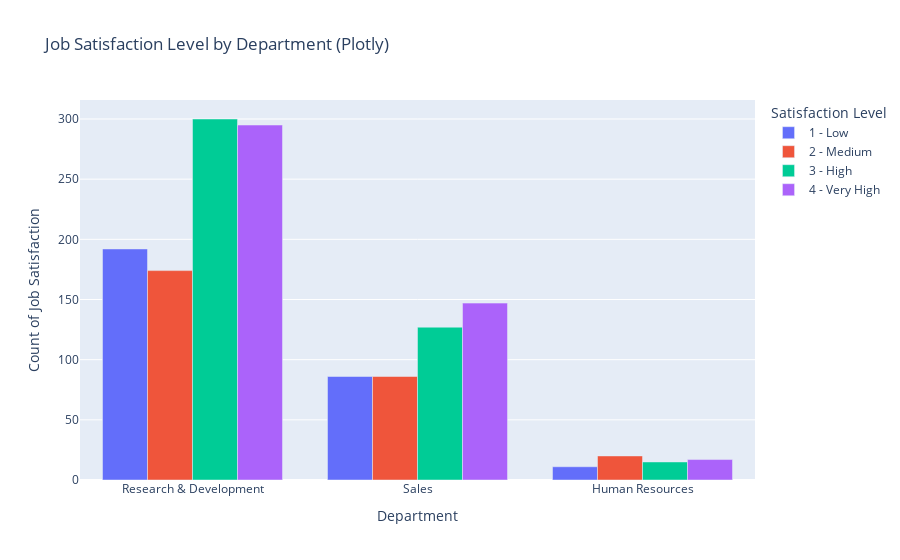

Notebook cell for this chart:
### Code cell
import plotly.graph_objects as go

fig = go.Figure()
fig.add_trace(go.Bar(x=merged_df['Department'], y=merged_df['1 - Low'], name='1 - Low'))
fig.add_trace(go.Bar(x=merged_df['Department'], y=merged_df['2 - Medium'], name='2 - Medium'))
fig.add_trace(go.Bar(x=merged_df['Department'], y=merged_df['3 - High'], name='3 - High'))
fig.add_trace(go.Bar(x=merged_df['Department'], y=merged_df['4 - Very High'], name='4 - Very High'))

fig.update_layout(
    barmode='group',
    title='Job Satisfaction Level by Department (Plotly)',
    xaxis_title='Department',
    yaxis_title='Count of Job Satisfaction',
    legend_title='Satisfaction Level'
)
fig.show()

### Figure 1 — Plotly figure (JSON) as saved in the notebook; plotly's stock layout.template omitted (floating-point values rounded to 4 significant figures)
{"data": [{"name": "1 - Low", "type": "bar", "x": ["Research & Development", "Sales", "Human Resources"], "y": [192, 86, 11]}, {"name": "2 - Medium", "type": "bar", "x": ["Research & Development", "Sales", "Human Resources"], "y": [174, 86, 20]}, {"name": "3 - High", "type": "bar", "x": ["Research & Development", "Sales", "Human Resources"], "y": [300, 127, 15]}, {"name": "4 - Very High", "type": "bar", "x": ["Research & Development", "Sales", "Human Resources"], "y": [295, 147, 17]}], "layout": {"barmode": "group", "legend": {"title": {"text": "Satisfaction Level"}}, "title": {"text": "Job Satisfaction Level by Department (Plotly)"}, "xaxis": {"title": {"text": "Department"}}, "yaxis": {"title": {"text": "Count of Job Satisfaction"}}}}
